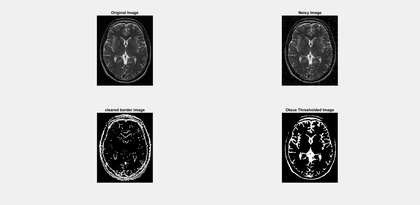
%> input picture brain.PNG, 420 x 205 px, shrunk from 1920 x 936 before the run, given in place of brain.jpg, which was not available
$ octave Final.m   (GNU Octave 9; MATLAB toolbox functions it lacks are replaced by stand-ins)
%> lines starting %> are read from the running program, lines starting %| are printed output that depends on the picture; in (x1, y1, x2, y2) boxes, pixels count from 0 and x2, y2 are one past the last pixel; in counts of white or black regions, pixels touching at a corner belong together; the program's own positions count from 1; pictures that were not available may be replaced by others from this repository, and a replacement may not be noted
close all;
clc;

%add name of file here
a=imread('brain.jpg');
%> a is the input picture: size 205x420x3 uint8; min 0, max 255, mean 203.5
Z=rgb2gray(a);
X=imnoise(Z,'salt & pepper',0.02);

%hist eq and noise removal using median filter
Y=histeq(X);
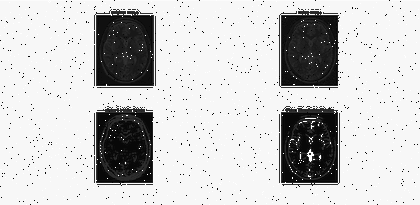
%> Y: size 205x420 uint8; min 8, max 255, mean 200.8
B=medfilt2(Y);
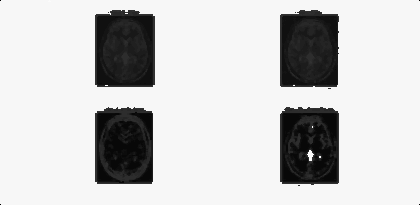
%> B: size 205x420 uint8; min 0, max 255, mean 201.9
I=B;

subplot(2,2,1)
imshow(a);title('Original Image')
subplot(2,2,2)
imshow(X);title('Noisy Image');
pause(2)
I=double(B);

%Sobel Mask
for i=1:size(I,1)-2
for j=1:size(I,2)-2
%Sobel mask for x-direction:
mx=((2*I(i+2,j+1)+I(i+2,j)+I(i+2,j+2))-(2*I(i,j+1)+I(i,j)+I(i,j+2)));
%Sobel mask for y-direction:
my=((2*I(i+1,j+2)+I(i,j+2)+I(i+2,j+2))-(2*I(i+1,j)+I(i,j)+I(i+2,j)));
B(i,j)=sqrt(mx.^2+my.^2);
end
end
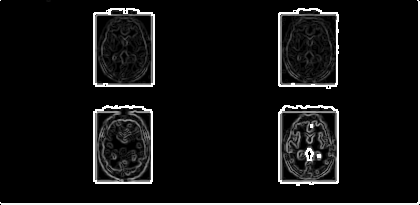
%> B: size 205x420 uint8; min 0, max 255, mean 17.7

%Define a threshold value
Thresh=220;
B=max(B,Thresh);
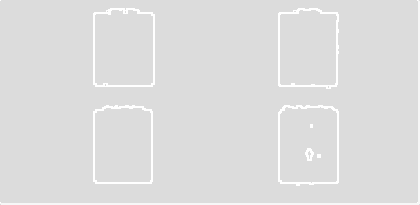
%> B: size 205x420 uint8; min 220, max 255, mean 221.4
B(B==round(Thresh))=0;
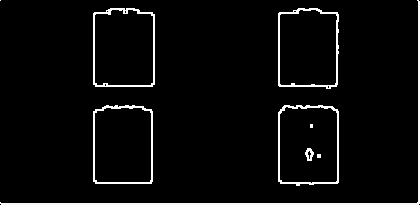
%> B: size 205x420 uint8; min 0, max 255, mean 10.7
B=uint8(B);

%Clearing the border for a binary image
BWnobord = imclearborder(B, 4);
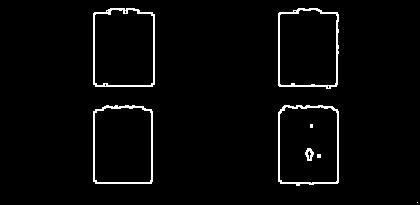
%> BWnobord: size 205x420 uint8; 2.8% white in thin lines or dots, all inside (x1, y1, x2, y2) = (93, 8, 418, 203)
subplot(2,2,3), imshow(BWnobord), title('cleared border image');

level = graythresh(I);
%> level = 0.498
%input fudge factor f
f=input('Input the fudge factor by which you want to scale the threshold. Preferrably under 0.005, keep altering this for desired and optimised results');
%> the answer given: 100
BW = imbinarize(f*I,level);
%> BW: size 205x420 logical; 100% white; black in thin lines or dots
subplot(2,2,4), imshow(BW), title('Otsus Thresholded Image');
